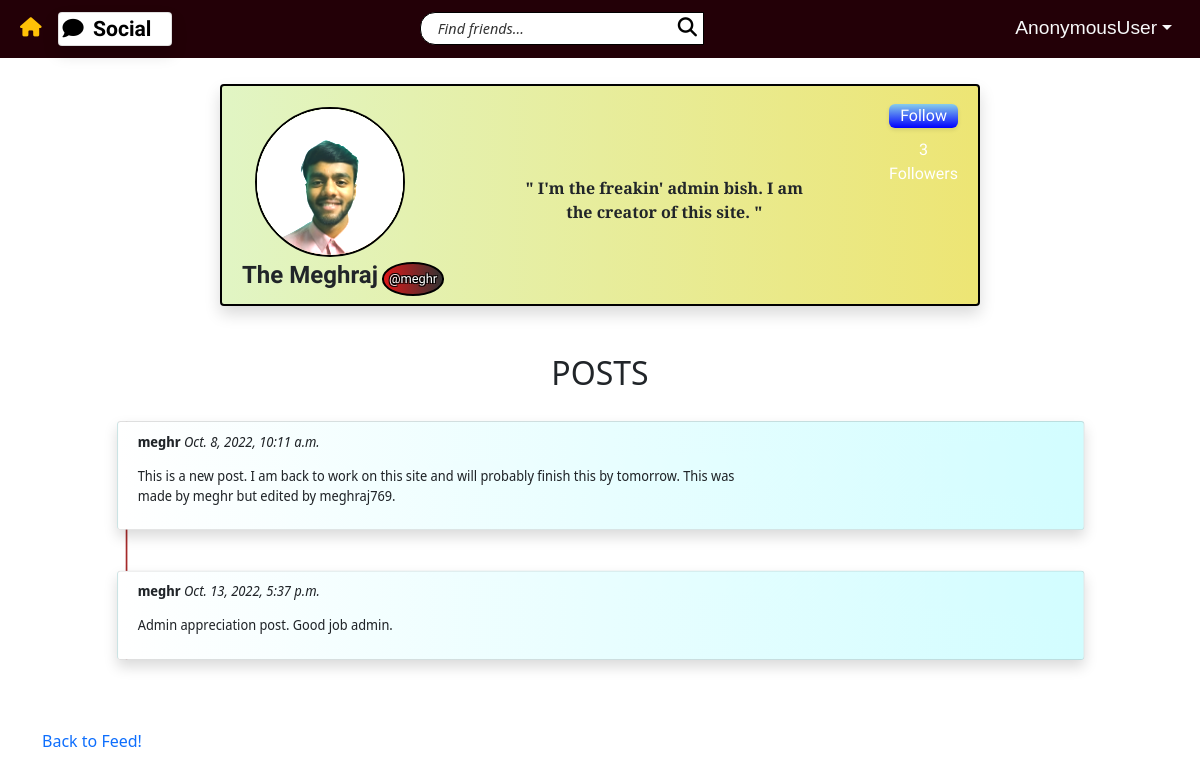
Page /social/profile/1 on the earlier database version.
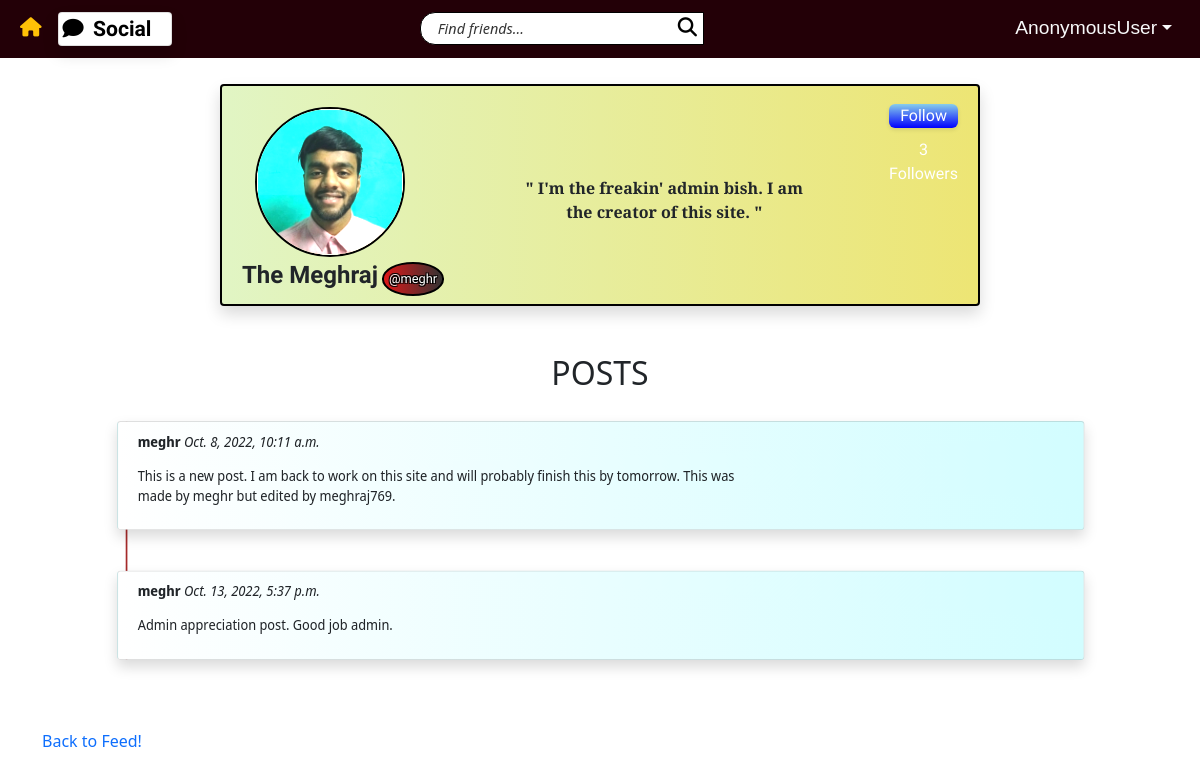
Same page on the later database version.
### main/models.py (models this page shows)
class UserProfile(models.Model):
    user = models.OneToOneField(User, primary_key = True, on_delete=models.CASCADE, verbose_name='user', related_name='profile')
    name = models.CharField(max_length=30, blank=True, null=True)
    bio = models.TextField(max_length=300, null=True, blank=True)
    birth_date = models.DateField(null=True)
    picture = models.ImageField(blank=True, null=True, default='uploads/profile_pictures/default.jpg', upload_to='uploads/profile_pictures')
    followers = models.ManyToManyField(User, blank=True, related_name='followers')

### main/views.py (the view)
# urls.py: path('profile/<int:pk>', ProfileView.as_view(), name='profile'),
class ProfileView(View):
	def get(self, request, pk, *args, **kwargs):
		profile = UserProfile.objects.get(pk=pk)
		user = profile.user
		posts = Post.objects.filter(author=user)
		followers = profile.followers.all()
		num_followers = len(followers)
		following = request.user in followers
		context = {
			'user': user,
			'posts': posts,
			'profile': profile,
			'num_followers' : num_followers,
			'following': following,
		}
		return render(request, 'main/profile.html', context)

### main/templates/main/profile.html (shortened to what this page needs)
{% extends 'landing/base.html' %}
{% block content %}
<div class="container">
    <div class="row justify-content-center mt-5 pb-5">
        <div class="card shadow rounded col-md-8 col-sm-12 profile-detail d-flex flex-row">
            <div class="p-2">
                <div>
                    <img src="{{ profile.picture.url }}" alt="NO DP" class="dp" height="100" width="100" />
                    {% if profile.name %}
                        <div class="name-container">
                            <div class="profile-full-name">{{ profile.name }}</div>
                            <a href="{% url 'profile' profile.pk %}"><div class="profile-user-name strokeme">@{{profile.user}}</div></a>
                        </div>
                    {% endif %}
                </div>
            </div>
            <div>
                <div class="text-center">
                    {% if profile.bio %}
                        <p class="bio-style">" {{ profile.bio }} "</p>
                    {% else %}
                        <p class="bio-style">" NO BIO PROVIDED !!!!!!!!!"</p>
                    {% endif %}
                </div>
            </div>
            <div class="p-2 text-end newborder">
                {% if request.user == profile.user %}
                    <div></div>
                {% else %}
                    {% if following %}
                        <form method="POST" action="{% url 'unfollow' profile.pk %}">
                            {% csrf_token %}
                            <button class="button-36 px-2" type="submit">Following</button>
                        </form>
                    {% else %}
                        <form method="POST" action="{% url 'follow' profile.pk %}">
                            <button class="button-36 px-2" type="submit">Follow</button>
                        </form>
                    {% endif %}
                {% endif %}
                <div class="text-center mydiv rounded"> {{num_followers}} Followers </div>
            </div>
        </div>
    </div>
        <h2 class="text-center">POSTS</h2>
        <div class="list-wrapper">
            {% for post in posts %}
            <div class="row card shadow mb-5 pop-up">
                <div class="col-md-8 col-sm-12 mb-3position-relative">
                    <p><strong>{{post.author}}</strong> <i>{{post.created_on}}</i> </p>
                    <p>{{ post.body }}</p>
                </div>
            </div>
            {% empty %}
            <div class="row justify-content-center mt-4">
                <div class="col-md-8 col-sm-12 mb-3 border-bottom position-relative">
                    <h5>No posts to show!</h5>
                </div>
            </div>
            {% endfor %}
        </div>
        <div class="row mb-5 mt-3">
            <div class="col-md-3 col-sm-6">
                <a href="{% url 'post_list' %}" class="text-primary">Back to Feed!</a>
            </div>
        </div>
</div>
{% endblock %}

Differences in the rows shown:
changed UserProfile "The Meghraj": picture: a different picture
